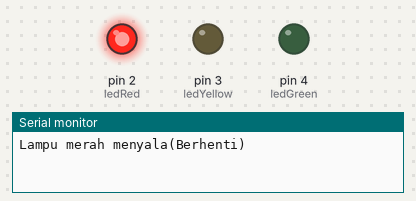
A sketch run on a simulated Arduino Uno, built with avr-gcc and run on an emulated ATmega328P. Shown: output pins drawn as LEDs (lit = HIGH), the last lines printed to the serial monitor.

Above: at 2.5 s.
At 6.5 s:
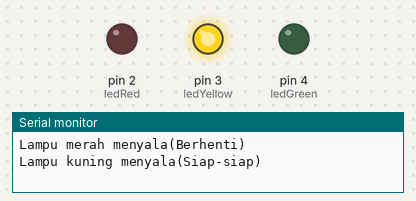
At 10.5 s:
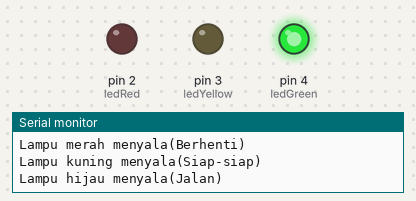
Timing chart, 0 to 16.9 s (numbered marks = the images above):
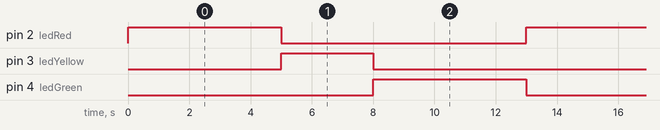

The sketch:

sketch.ino
```cpp
int ledGreen = 4;
int ledYellow = 3;
int ledRed = 2;
void setup() {
  Serial.begin(9600);
  pinMode(ledGreen, OUTPUT);
  pinMode(ledYellow, OUTPUT);
  pinMode(ledRed, OUTPUT);
}

void loop() {
  digitalWrite(ledGreen, LOW);
  digitalWrite(ledYellow, LOW);
  digitalWrite(ledRed, HIGH);
  Serial.println("Lampu merah menyala(Berhenti)");
  delay(5000);

  digitalWrite(ledGreen, LOW);
  digitalWrite(ledYellow, HIGH);
  digitalWrite(ledRed, LOW);
  Serial.println("Lampu kuning menyala(Siap-siap)");
  delay(3000);

  digitalWrite(ledGreen, HIGH);
  digitalWrite(ledYellow, LOW);
  digitalWrite(ledRed, LOW);
  Serial.println("Lampu hijau menyala(Jalan)");
  delay(5000);
}
```

Measured:
- by itself, pin 2 (ledRed), pin 4 (ledGreen): alternates HIGH for 5.0 s and LOW for 8.0 s
- by itself, pin 3 (ledYellow): alternates HIGH for 3.0 s and LOW for 10.0 s
- by itself, everything shown: repeats every 13.0 s, in 3 steps
